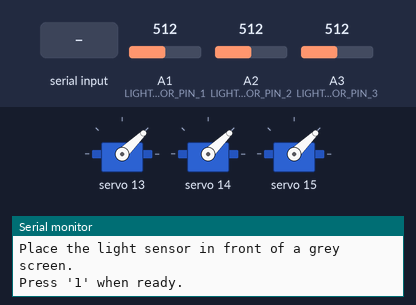
A sketch run on a simulated Arduino Uno, built with avr-gcc and run on an emulated ATmega328P. On the bench: 3 × servo, the last lines printed to the serial monitor. The inputs (shaded band) are chosen by the test bench; at power-on: A3 (LIGHT_SENSOR_PIN_3) = 512, A1 (LIGHT_SENSOR_PIN_1) = 512, A2 (LIGHT_SENSOR_PIN_2) = 512.

Above: at 0.8 s.
0.9 s: "1" received over Serial
At 1.9 s:
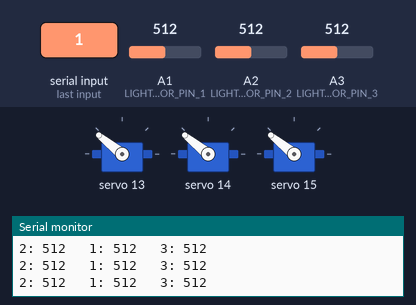
2.5 s: A3 (LIGHT_SENSOR_PIN_3) set to 527
At 3.4 s:
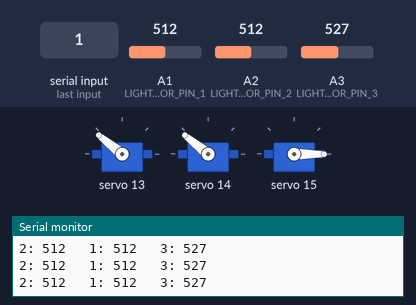
4.0 s: A1 (LIGHT_SENSOR_PIN_1) set to 531
At 5.2 s:
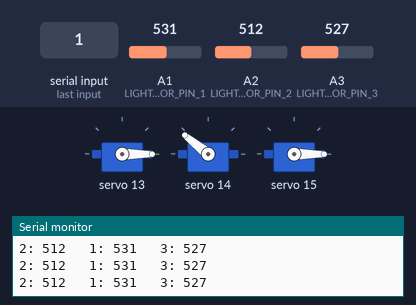
5.5 s: A2 (LIGHT_SENSOR_PIN_2) set to 530
At 6.7 s:
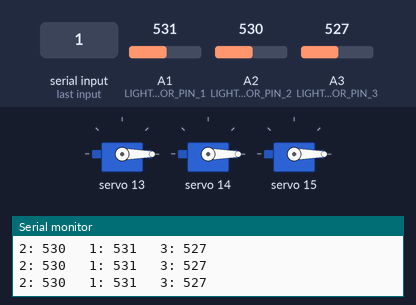
7.0 s: A3 (LIGHT_SENSOR_PIN_3) set to 511
At 7.6 s:
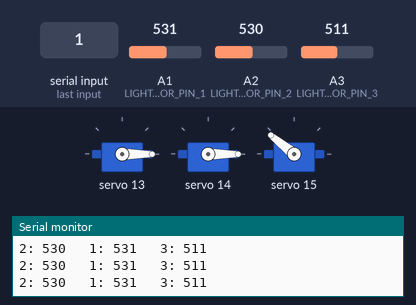
8.5 s: A2 (LIGHT_SENSOR_PIN_2) set to 511
At 9.3 s:
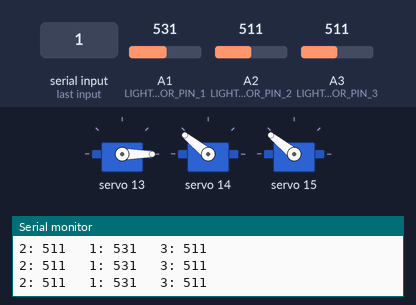
Timing chart, 0 to 11.0 s (numbered marks = the images above; inputs shaded):
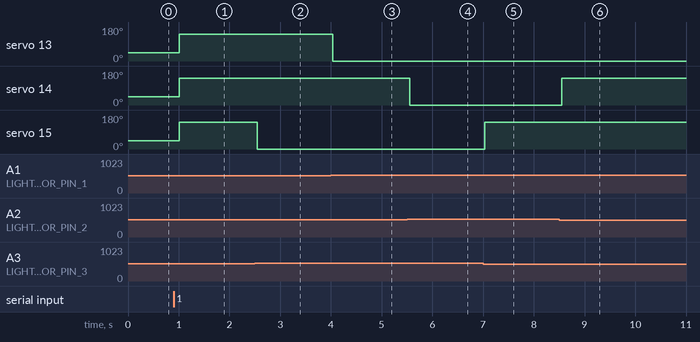

The sketch:

test.ino
```cpp
#include <Wire.h>
#include <Adafruit_PWMServoDriver.h>
Adafruit_PWMServoDriver pwm = Adafruit_PWMServoDriver();
#define SERVOMIN  0
#define SERVOMAX  600
#define USMIN  0
#define USMAX  2000
#define SERVO_FREQ 50


uint8_t servonum = 13;
const int WHITE_ANGLE = 2000; // White color position
const int GREY_ANGLE = 1000;  // Grey color position
const int BLACK_ANGLE = 501;    // Black color position

 int whiteThreshold;
 int greyThreshold;
// Pin assignments
#define LIGHT_SENSOR_PIN_1 1 // Analog pin for light sensor
#define LIGHT_SENSOR_PIN_2 2 // Analog pin for light sensor
#define LIGHT_SENSOR_PIN_3 3 // Analog pin for light sensor

// Variables for calibration


void setup() {
  Serial.begin(9600);
  pwm.begin();
  pwm.setOscillatorFrequency(27000000);
  pwm.setPWMFreq(SERVO_FREQ);  // Analog servos run at ~50 Hz updates
  pwm.writeMicroseconds(13, GREY_ANGLE);
  pwm.writeMicroseconds(14, GREY_ANGLE);
  pwm.writeMicroseconds(15, GREY_ANGLE);
  calibrateThresholds();

}
void setServoPulse(uint8_t n, double pulse) {
  double pulselength;
  pulselength = 1000000;   // 1,000,000 us per second
  pulselength /= SERVO_FREQ;   // Analog servos run at ~60 Hz updates
  Serial.print(pulselength); Serial.println(" us per period");
  pulselength /= 4096;  // 12 bits of resolution
  Serial.print(pulselength); Serial.println(" us per bit");
  pulse *= 1000000;  // convert input seconds to us
  pulse /= pulselength;
  Serial.println(pulse);
  pwm.setPWM(n, 0, pulse);
}

void loop() {
  // Drive each servo one at a time using setPWM()

  int sensorValue1 = analogRead(LIGHT_SENSOR_PIN_1);
  int sensorValue2 = analogRead(LIGHT_SENSOR_PIN_2);
  int sensorValue3 = analogRead(LIGHT_SENSOR_PIN_3);

  Serial.print("2: ");
  Serial.print(sensorValue2);
  Serial.print("   1: ");
  Serial.print(sensorValue1);
  Serial.print("   3: ");
  Serial.println(sensorValue3);


//--Servo-1---------------------------------------------------------------------------------------
  if (sensorValue1 <= whiteThreshold){                //Si ve blanco gira hacia adelante
    pwm.writeMicroseconds(13, WHITE_ANGLE);
  }
  else if (sensorValue1 <= greyThreshold){             //Si ve gris para
    pwm.writeMicroseconds(13, GREY_ANGLE);
  }
  else{             //Si ve negro gira hacia atras
    pwm.writeMicroseconds(13, BLACK_ANGLE);
  }

//--Servo-2----------------------------------------------------------------------------------------

  if (sensorValue2 <= whiteThreshold){                //Si ve blanco gira hacia adelante
    pwm.writeMicroseconds(14, WHITE_ANGLE);
  }
  else if (sensorValue2 <= greyThreshold){             //Si ve gris para
    pwm.writeMicroseconds(14, GREY_ANGLE);
  }
  else{             //Si ve negro gira hacia atras
    pwm.writeMicroseconds(14, BLACK_ANGLE);
  }

  //--Servo-3----------------------------------------------------------------------------------------

    if (sensorValue3 <= whiteThreshold){                //Si ve blanco gira hacia adelante
    pwm.writeMicroseconds(15, WHITE_ANGLE);
  }
  else if (sensorValue3 <= greyThreshold){             //Si ve gris para
    pwm.writeMicroseconds(15, GREY_ANGLE);
  }
  else{             //Si ve negro gira hacia atras
    pwm.writeMicroseconds(15, BLACK_ANGLE);
  }
}
  void calibrateThresholds()
{
    // Function to calibrate the thresholds based on user input
    int whiteArray[10];
    int blackArray[10];
    // Print calibration instructions
    Serial.println("Calibration Mode");
    Serial.println("Place the light sensor in front of a grey screen.");
    Serial.println("Press '1' when ready.");

    // Wait for user input
    while (!Serial.available())
    {
        // Wait for serial input
    }

    // Clear the input buffer
    Serial.read();

    // Get the sensor value for grey

    int whiteReadings = 0;
    for (int i = 0; i < 10; i++){
      whiteArray[i] = analogRead(LIGHT_SENSOR_PIN_1);
      whiteReadings += whiteArray[i];
    }
    whiteReadings = whiteReadings /10;
Serial.println("Press '1' when ready.");
Serial.println(whiteReadings);
    int blackReadings = 0;
    for (int i = 0; i < 10; i++){
      blackArray[i] = analogRead(LIGHT_SENSOR_PIN_2);
      blackReadings += blackArray[i];
    }
    blackReadings = blackReadings /10;
Serial.println("Press '1' when ready.");
Serial.println(blackReadings);


    // Calculate the new thresholds
    int greyValue = (blackReadings + whiteReadings)/2;
    greyThreshold = (blackReadings + greyValue)/2;
    whiteThreshold =(greyValue + whiteReadings)/2;

    // Print the grey value
    Serial.print("Grey value: ");
    Serial.println(greyThreshold);

    // Print the new thresholds
    Serial.print("White threshold: ");
    Serial.println(whiteThreshold);
    Serial.print("Grey threshold: ");
    Serial.println(greyThreshold);

    // Print calibration complete message
    Serial.println("Calibration complete");
}
```

Measured:
- the behaviour switches between 512 and 513 on A3 (LIGHT_SENSOR_PIN_3) (found by bisection; images 1 and 2)
- the behaviour switches between 512 and 513 on A1 (LIGHT_SENSOR_PIN_1) (found by bisection; images 2 and 3)
- the behaviour switches between 512 and 513 on A2 (LIGHT_SENSOR_PIN_2) (found by bisection; images 3 and 4)
- after the input at 0.9 s, servo 13–15: 44° → 141° after 0.11 s
- after the input at 2.5 s, servo 15: 141° → 0° after 0.05 s
- after the input at 4.0 s, servo 13: 141° → 0° at once
- after the input at 5.5 s, servo 14: 141° → 0° after 0.05 s
- after the input at 7.0 s, servo 15: 0° → 141° at once
- after the input at 8.5 s, servo 14: 0° → 141° after 0.05 s
